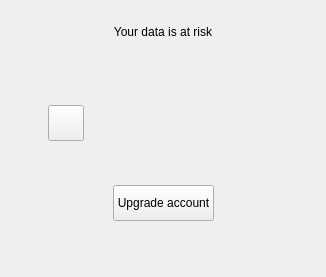
                        <widget class="QWidget" name="pOverDiskQuotaPaywall">
                         <layout class="QVBoxLayout" name="verticalLayout_25">
                          <property name="spacing">
                           <number>0</number>
                          </property>
                          <property name="leftMargin">
                           <number>36</number>
                          </property>
                          <property name="topMargin">
                           <number>25</number>
                          </property>
                          <property name="rightMargin">
                           <number>36</number>
                          </property>
                          <property name="bottomMargin">
                           <number>16</number>
                          </property>
                          <item>
                           <widget class="QWidget" name="wOverDiskQuotaTitle" native="true">
                            <property name="sizePolicy">
                             <sizepolicy hsizetype="Preferred" vsizetype="Fixed">
                              <horstretch>0</horstretch>
                              <verstretch>0</verstretch>
                             </sizepolicy>
                            </property>
                            <layout class="QVBoxLayout" name="verticalLayout_24">
                             <property name="spacing">
                              <number>0</number>
                             </property>
                             <property name="leftMargin">
                              <number>0</number>
                             </property>
                             <property name="topMargin">
                              <number>0</number>
                             </property>
                             <property name="rightMargin">
                              <number>0</number>
                             </property>
                             <property name="bottomMargin">
                              <number>0</number>
                             </property>
                             <item>
                              <widget class="QLabel" name="lOverDiskQuotaTitle">
                               <property name="sizePolicy">
                                <sizepolicy hsizetype="Preferred" vsizetype="Fixed">
                                 <horstretch>0</horstretch>
                                 <verstretch>0</verstretch>
                                </sizepolicy>
                               </property>
                               <property name="text">
                                <string>Your data is at risk</string>
                               </property>
                               <property name="alignment">
                                <set>Qt::AlignCenter</set>
                               </property>
                               <property name="wordWrap">
                                <bool>true</bool>
                               </property>
                               <property name="class" stdset="0">
                                <string notr="true">label-1</string>
                               </property>
                              </widget>
                             </item>
                             <item>
                              <spacer name="verticalSpacer_7">
                               <property name="orientation">
                                <enum>Qt::Vertical</enum>
                               </property>
                               <property name="sizeType">
                                <enum>QSizePolicy::Fixed</enum>
                               </property>
                               <property name="sizeHint" stdset="0">
                                <size>
                                 <width>20</width>
                                 <height>8</height>
                                </size>
                               </property>
                              </spacer>
                             </item>
                            </layout>
                           </widget>
                          </item>
                          <item>
                           <widget class="QWidget" name="wOverDiskQuotaInfo" native="true">
                            <property name="sizePolicy">
                             <sizepolicy hsizetype="Preferred" vsizetype="Fixed">
                              <horstretch>0</horstretch>
                              <verstretch>0</verstretch>
                             </sizepolicy>
                            </property>
                            <layout class="QVBoxLayout" name="verticalLayout_23">
                             <property name="spacing">
                              <number>0</number>
                             </property>
                             <property name="leftMargin">
                              <number>0</number>
                             </property>
                             <property name="topMargin">
                              <number>0</number>
                             </property>
                             <property name="rightMargin">
                              <number>0</number>
                             </property>
                             <property name="bottomMargin">
                              <number>0</number>
                             </property>
                             <item>
                              <widget class="QLabel" name="lOverDiskQuotaLabel">
                               <property name="sizePolicy">
                                <sizepolicy hsizetype="Preferred" vsizetype="Fixed">
                                 <horstretch>0</horstretch>
                                 <verstretch>0</verstretch>
                                </sizepolicy>
                               </property>
                               <property name="text">
                                <string/>
                               </property>
                               <property name="alignment">
                                <set>Qt::AlignHCenter|Qt::AlignTop</set>
                               </property>
                               <property name="wordWrap">
                                <bool>true</bool>
                               </property>
                               <property name="type" stdset="0">
                                <string notr="true">secondary</string>
                               </property>
                               <property name="class" stdset="0">
                                <string notr="true">label-2</string>
                               </property>
                              </widget>
                             </item>
                             <item>
                              <spacer name="verticalSpacer_8">
                               <property name="orientation">
                                <enum>Qt::Vertical</enum>
                               </property>
                               <property name="sizeType">
                                <enum>QSizePolicy::Fixed</enum>
                               </property>
                               <property name="sizeHint" stdset="0">
                                <size>
                                 <width>20</width>
                                 <height>32</height>
                                </size>
                               </property>
                              </spacer>
                             </item>
                            </layout>
                           </widget>
                          </item>
                          <item>
                           <widget class="QWidget" name="wWarningOverDiskQuota" native="true">
                            <property name="sizePolicy">
                             <sizepolicy hsizetype="Preferred" vsizetype="Fixed">
                              <horstretch>0</horstretch>
                              <verstretch>0</verstretch>
                             </sizepolicy>
                            </property>
                            <layout class="QVBoxLayout" name="verticalLayout_26">
                             <property name="spacing">
                              <number>0</number>
                             </property>
                             <property name="leftMargin">
                              <number>0</number>
                             </property>
                             <property name="topMargin">
                              <number>0</number>
                             </property>
                             <property name="rightMargin">
                              <number>0</number>
                             </property>
                             <property name="bottomMargin">
                              <number>0</number>
                             </property>
                             <item>
                              <widget class="QWidget" name="wWarningMessage" native="true">
                               <property name="sizePolicy">
                                <sizepolicy hsizetype="Preferred" vsizetype="Fixed">
                                 <horstretch>0</horstretch>
                                 <verstretch>0</verstretch>
                                </sizepolicy>
                               </property>
                               <property name="class" stdset="0">
                                <string notr="true">warning</string>
                               </property>
                               <property name="type" stdset="0">
                                <string notr="true">primary</string>
                               </property>
                               <property name="dimension" stdset="0">
                                <string notr="true">medium</string>
                               </property>
                               <layout class="QHBoxLayout" name="horizontalLayout_20">
                                <property name="spacing">
                                 <number>8</number>
                                </property>
                                <property name="leftMargin">
                                 <number>12</number>
                                </property>
                                <property name="topMargin">
                                 <number>12</number>
                                </property>
                                <property name="rightMargin">
                                 <number>12</number>
                                </property>
                                <property name="bottomMargin">
                                 <number>12</number>
                                </property>
                                <item>
                                 <widget class="QPushButton" name="lWarningOverDiskQuotaIcon">
                                  <property name="minimumSize">
                                   <size>
                                    <width>36</width>
                                    <height>36</height>
                                   </size>
                                  </property>
                                  <property name="maximumSize">
                                   <size>
                                    <width>36</width>
                                    <height>36</height>
                                   </size>
                                  </property>
                                  <property name="text">
                                   <string/>
                                  </property>
                                  <property name="icon">
                                   <iconset>
                                    <normalon>:/alert-triangle.svg</normalon>
                                   </iconset>
                                  </property>
                                  <property name="iconSize">
                                   <size>
                                    <width>16</width>
                                    <height>16</height>
                                   </size>
                                  </property>
                                  <property name="flat">
                                   <bool>false</bool>
                                  </property>
                                 </widget>
                                </item>
                                <item>
                                 <widget class="QLabel" name="lWarningOverDiskQuota">
                                  <property name="sizePolicy">
                                   <sizepolicy hsizetype="Preferred" vsizetype="Fixed">
                                    <horstretch>0</horstretch>
                                    <verstretch>0</verstretch>
                                   </sizepolicy>
                                  </property>
                                  <property name="text">
                                   <string/>
                                  </property>
                                  <property name="wordWrap">
                                   <bool>true</bool>
                                  </property>
                                  <property name="class" stdset="0">
                                   <string notr="true">warning</string>
                                  </property>
                                 </widget>
                                </item>
                               </layout>
                              </widget>
                             </item>
                            </layout>
                           </widget>
                          </item>
                          <item>
                           <spacer name="verticalSpacer_9">
                            <property name="orientation">
                             <enum>Qt::Vertical</enum>
                            </property>
                            <property name="sizeType">
                             <enum>QSizePolicy::Fixed</enum>
                            </property>
                            <property name="sizeHint" stdset="0">
                             <size>
                              <width>20</width>
                              <height>32</height>
                             </size>
                            </property>
                           </spacer>
                          </item>
                          <item>
                           <widget class="QWidget" name="wUpgradeOverDiskQuota" native="true">
                            <property name="sizePolicy">
                             <sizepolicy hsizetype="Preferred" vsizetype="Fixed">
                              <horstretch>0</horstretch>
                              <verstretch>0</verstretch>
                             </sizepolicy>
                            </property>
                            <property name="type" stdset="0">
                             <string notr="true">primary</string>
                            </property>
                            <property name="dimension" stdset="0">
                             <string notr="true">medium</string>
                            </property>
                            <layout class="QHBoxLayout" name="horizontalLayout_18">
                             <property name="leftMargin">
                              <number>0</number>
                             </property>
                             <property name="topMargin">
                              <number>0</number>
                             </property>
                             <property name="rightMargin">
                              <number>0</number>
                             </property>
                             <property name="bottomMargin">
                              <number>0</number>
                             </property>
                             <item>
                              <spacer name="horizontalSpacer_14">
                               <property name="orientation">
                                <enum>Qt::Horizontal</enum>
                               </property>
                               <property name="sizeHint" stdset="0">
                                <size>
                                 <width>77</width>
                                 <height>20</height>
                                </size>
                               </property>
                              </spacer>
                             </item>
                             <item>
                              <widget class="QPushButton" name="bUpgradeOverDiskQuota">
                               <property name="minimumSize">
                                <size>
                                 <width>0</width>
                                 <height>36</height>
                                </size>
                               </property>
                               <property name="maximumSize">
                                <size>
                                 <width>16777215</width>
                                 <height>36</height>
                                </size>
                               </property>
                               <property name="cursor">
                                <cursorShape>PointingHandCursor</cursorShape>
                               </property>
                               <property name="text">
                                <string>Upgrade account</string>
                               </property>
                               <property name="type" stdset="0">
                                <string notr="true">primary</string>
                               </property>
                               <property name="dimension" stdset="0">
                                <string notr="true">medium</string>
                               </property>
                              </widget>
                             </item>
                             <item>
                              <spacer name="horizontalSpacer_15">
                               <property name="orientation">
                                <enum>Qt::Horizontal</enum>
                               </property>
                               <property name="sizeHint" stdset="0">
                                <size>
                                 <width>76</width>
                                 <height>20</height>
                                </size>
                               </property>
                              </spacer>
                             </item>
                            </layout>
                           </widget>
                          </item>
                          <item>
                           <spacer name="verticalSpacer_6">
                            <property name="orientation">
                             <enum>Qt::Vertical</enum>
                            </property>
                            <property name="sizeHint" stdset="0">
                             <size>
                              <width>20</width>
                              <height>40</height>
                             </size>
                            </property>
                           </spacer>
                          </item>
                         </layout>
                        </widget>
